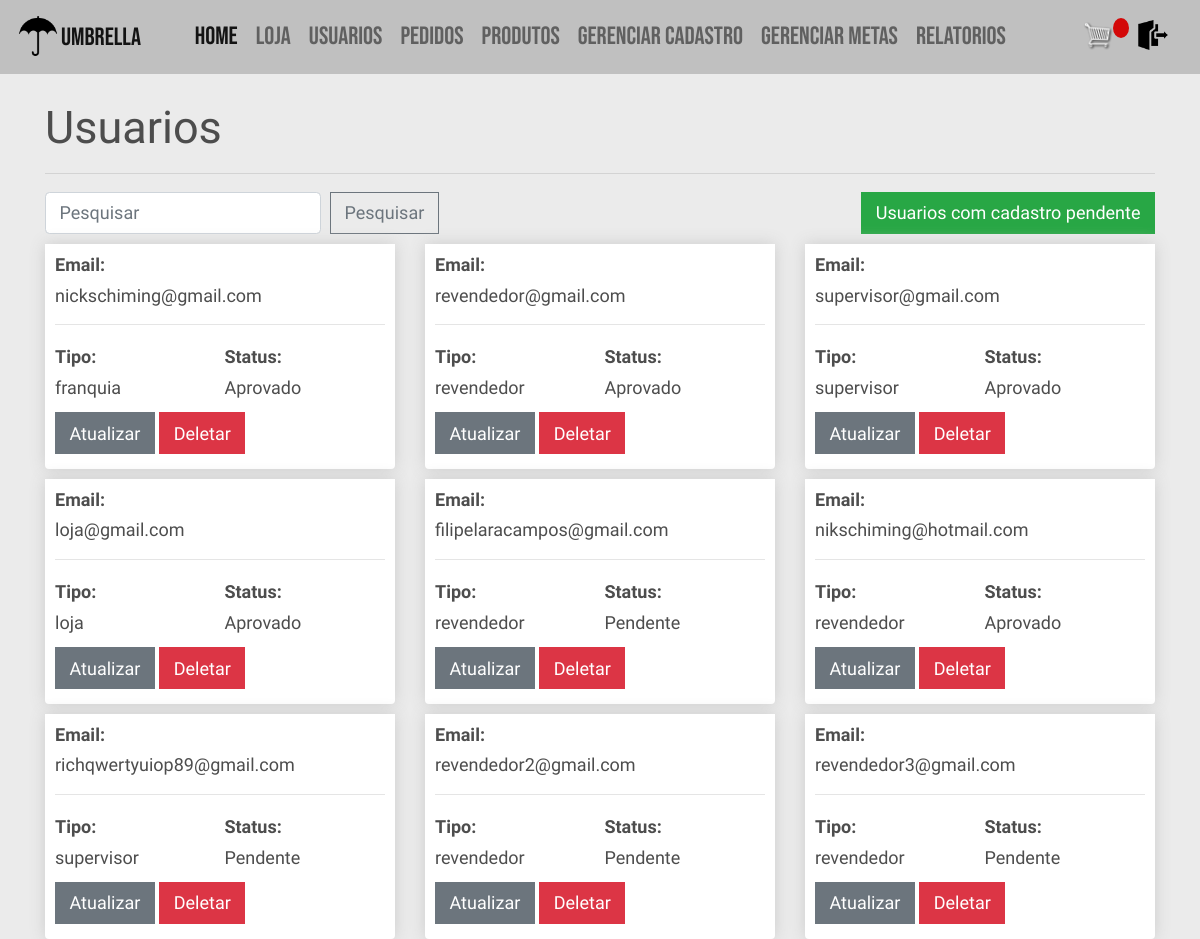
Before: /usuarios/ (signed in) with the older database file.
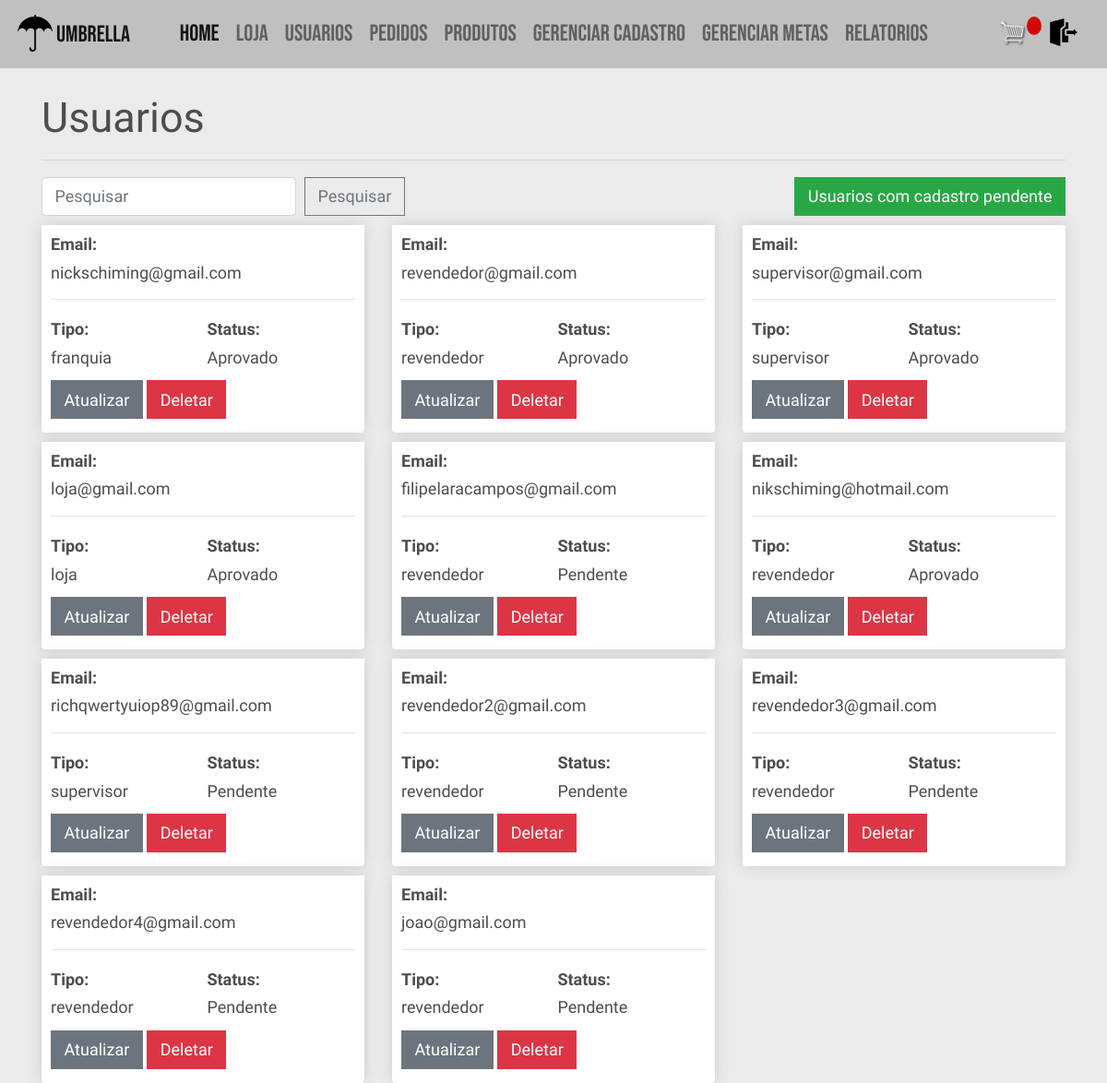
After: the same page with the newer database file.
### users/models.py (models this page shows)
class User(AbstractBaseUser, PermissionsMixin):
    email = models.EmailField(_('email'), unique=True)
    is_staff = models.BooleanField(
        _('staff status'),
        default=False,
    )
    is_active = models.BooleanField(
        _('active'),
        default=True,
    )
    criado = models.DateTimeField(
        _('criado'),
        default=timezone.now,
    )
    REVENDEDOR = 'revendedor'
    LOJA = 'loja'
    SUPERVISOR = 'supervisor'
    FRANQUIA = 'franquia'
    opcoes_tipo = [
        (REVENDEDOR, "Revendedor"),
        (LOJA, "Loja"),
        (SUPERVISOR, "Supervisor"),
        (FRANQUIA, "Franquia"),
    ]
    tipo = models.CharField(
        _("tipo"), max_length=50, choices=opcoes_tipo, default=REVENDEDOR, null = True, blank = True)
    objects = UserManager()
    USERNAME_FIELD = 'email'
    def __str__(self):
        return self.email

### vendas/views.py (the view)
# urls.py: path('usuarios/', views.lista_usuarios, name='usuarios'),
@login_required
@user_passes_test(supervisor_franquia_check)
def lista_usuarios(request):
    usuarios = User.objects.all()
    if aprovado_check(request.user):
        return render(request, "vendas/usuarios.html", {'usuarios': usuarios})
    else:
        sweetify.info(request, 'por favor aguarde o cadastro ser aprovado')
        return redirect('vendas-home')

### vendas/utils.py (called while the page is built)
def aprovado_check(user):
    if hasattr(user, 'supervisor'):
        if user.supervisor.is_aprovado:
            return True
        else:
            return False
    elif hasattr(user, 'franquia'):
        if user.franquia.is_aprovado:
            return True
        else:
            return False
    elif hasattr(user, 'loja'):
        if user.loja.is_aprovado:
            return True
        else:
            return False
    elif hasattr(user, 'revendedor'):
        if user.revendedor.is_aprovado:
            return True
        else:
            return False

### vendas/views.py (called while the page is built)
def supervisor_franquia_check(user):
    if user.tipo == User.SUPERVISOR or user.tipo == User.FRANQUIA:
        return True
    else:
        return False

### vendas/templates/vendas/usuarios.html
{% extends 'vendas/base.html' %}
{% load static %}
{% block content %}
	<h1>Usuarios</h1>
	<hr>
	<form class="form-inline" action="{% url 'pesquisa_usuarios' %}" method="get">
		<input class="form-control mr-sm-2" name="q" type="search" placeholder="Pesquisar" aria-label="Pesquisar">
		<button class="btn btn-outline-secondary my-2 my-sm-0" type="submit">Pesquisar</button>
		{% if request.user.tipo == 'supervisor' %}
			<a class="btn btn-success ml-auto mr-0" href="{% url 'pesquisa_rev_novo' %}">Revendedores com cadastro pendente</a>
		{% elif request.user.tipo == 'franquia' %}
			<a class="btn btn-success ml-auto mr-0" href="{% url 'pesquisa_rev_novo' %}">Usuarios com cadastro pendente</a>
		{% endif %}
	</form>
	<div class="row">
		{% if not usuarios %}
		<h2 class="mt-3"><strong>Nenhum usuário encontrado</strong></h2>
		{% else %}
			{% for usuario in usuarios %}
				<div class="col-lg-4">
					<div class="box-element product">
						<h6><strong>Email:</strong></h6>
						<h6>{{usuario.email}}</h6>
						<hr>
						<div class="d-inline-flex w-50 flex-column">
							<h6 ><strong>Tipo: </strong></h6>
							<h6 >{{usuario.tipo}}</h6>
						</div>
						<div class="d-inline-flex flex-column">
							<h6><strong>Status: </strong></h6>
							{% if usuario.revendedor.is_aprovado or usuario.franquia.is_aprovado or usuario.loja.is_aprovado or usuario.supervisor.is_aprovado%}
								<h6>Aprovado</h6>
							{% else %}
								<h6>Pendente</h6>
							{% endif %}
						</div>
                        <div>
                            <a class="btn btn-secondary btn-me mt-1 mb-1" href="{% url 'atualizar_usuario' usuario.id %}">Atualizar</a>
                            <a class="btn btn-danger btn-me mt-1 mb-1" href="{% url 'deletar_usuario' usuario.id %}">Deletar</a>
                        </div>
					</div>
				</div>
			{% endfor %}
		{% endif %}
	</div>
{% endblock content %}

### vendas/templates/vendas/base.html (shortened to what this page needs)
<!DOCTYPE html>
{% load static %}
<html lang="en">
<head>
  <link rel="stylesheet" href="https://stackpath.bootstrapcdn.com/bootstrap/4.4.1/css/bootstrap.min.css">
  <link rel="stylesheet" type="text/css" href="{% static 'vendas/css/style.css' %}">
</head>
<body>
	<nav class="navbar navbar-expand-lg navbar-light bg-dark">
		<a class="navbar-brand" href="{% url 'vendas-home' %}"><img src="../../static/vendas/images/logo.png" alt="">UMBRELLA</a>
		<div class="nav-container">
		{% if request.user.tipo == 'revendedor' or request.user.tipo == 'loja'%}
			<div class="collapse navbar-collapse" id="navbarNavDropdown">
				<ul class="navbar-nav mr-auto">
					<li class="nav-item active">
						<a class="nav-link" href="{% url 'vendas-home' %}">Home<span class="sr-only">(Página atual)</span></a>
					</li>
					<li class="nav-item">
						<a class="nav-link" href="{% url 'produtos' %}">Loja</a>
					</li>
					<li class="nav-item">
						<a class="nav-link" href="{% url 'meus_pedidos' %}">Meus Pedidos</a>
					</li>
					<li class="nav-item">
						<a class="nav-link" href="{% url 'perfil' %}">Gerenciar Cadastro</a>
					</li>
				</ul>
			</div>
		{% elif request.user.tipo == 'franquia' %}
			<div class="collapse navbar-collapse" id="navbarNavDropdown">
				<ul class="navbar-nav mr-auto">
					<li class="nav-item active">
						<a class="nav-link" href="{% url 'vendas-home' %}">Home<span class="sr-only">(Página atual)</span></a>
					</li>
					<li class="nav-item">
						<a class="nav-link" href="{% url 'produtos' %}">Loja</a>
					</li>
					<li class="nav-item">
						<a class="nav-link" href="{% url 'usuarios' %}">Usuarios</a>
					</li>
					<li class="nav-item">
						<a class="nav-link" href="{% url 'pedidos' %}">Pedidos</a>
					</li>
					<li class="nav-item">
						<a class="nav-link" href="{% url 'cadastro_produtos' %}">Produtos</a>
					</li>
					<li class="nav-item">
						<a class="nav-link" href="{% url 'perfil' %}">Gerenciar Cadastro</a>
					</li>
					<li class="nav-item">
						<a class="nav-link" href="{% url 'metas' %}">Gerenciar Metas</a>
					</li>
					<li class="nav-item">
						<a class="nav-link" href="{% url 'relatorios' %}">Relatorios</a>
					</li>
				</ul>
			</div>
		{% endif %}
		</div>
	    <ul class="navbar-nav ml-auto">
			<li class="form-inline my-2 my-lg-0">
				<a href="{% url 'carrinho' %}">
				<img  id="carrinho-icon" src="{% static 'vendas/images/cart.png' %}">
				</a>
				<p id="carrinho-total">{{itensCarrinho}}</p>
			</li>
			<li class="nav-item">
				<a class="leave nav-link" href="{% url 'logout' %}"> <img class="img-icone" src="{% static 'vendas/images/leave.png' %}"> </a>
			</li>
		</ul>
	</nav>
    <div class="container">
		<br>
		{% block content %}
		{% endblock content %}
    </div>
</body>
</html>
</html>
{% load sweetify %}

### vendas/static/vendas/css/style.css (style rules this page uses)
html { font-size: 18px; }
body { margin: 0; padding: 0; font-family: 'Roboto Condensed', sans-serif; background-color: #EBEBEB; background-size: cover; background-repeat: no-repeat; background-position: center; height: 100vh; }
.navbar-brand img { width: 40px; margin-right: 3px; }
.nav-container { margin: auto; }
.navbar-brand { position: relative; top: -1px; font-size: 25px; }
.navbar { font-family: 'Bebas Neue', cursive; font-size: 25px; }
h1, h2, h3, h4, h5, h6 { color: hsl(0, 0%, 30%); }
.box-element { box-shadow: hsl(0, 0%, 80%) 0 0 16px; background-color: #fff; border-radius: 4px; padding: 10px; }
.product { border-radius: 0 0 4px 4px; }
.bg-dark { background-color: #c0c0c0 !important; }
#carrinho-icon { width: 30px; display: inline-block; margin-left: 15px; }
#carrinho-total { display: block; text-align: center; color: #fff; background-color: rgb(211, 8, 8); width: 16px; height: 20px; border-radius: 50%; font-size: 14px; }
.col-lg-4, .col-lg-6, .col-lg-8, .col-lg-12 { margin-top: 10px; }
.btn { border-radius: 0; }
.img-icone { width: 30px; }
.leave { display: table; margin: auto 5px auto auto; }

Changed rows visible on the page:
added User: email "revendedor4@gmail.com", tipo "revendedor", shows "Pendente"
added User: email "joao@gmail.com", tipo "revendedor", shows "Pendente"
